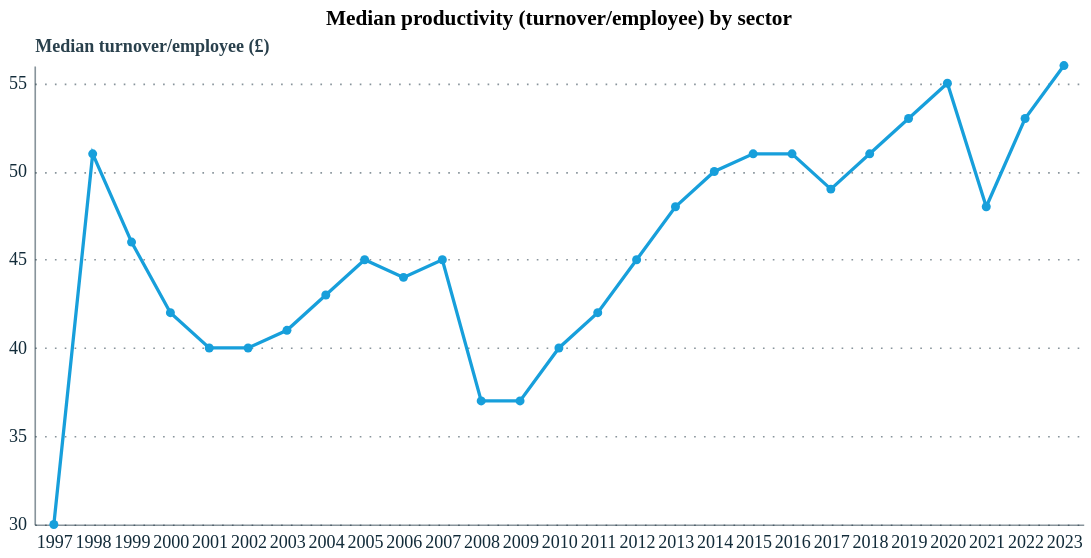

Source (notebook cell):
### Code cell
# Median productivity over time by sector (interactive)
sec_sel5 = alt.binding_select(options=SECTORS, name='Sector: ')
sec_par5 = alt.selection_point(fields=['category'], bind=sec_sel5, value=SECTORS[0])

alt.Chart(prod_s).mark_line(point=True, strokeWidth=2).encode(
    x=alt.X('year:O', title=''),
    y=alt.Y('p50_prod:Q', title='Median turnover/employee (£)', scale=alt.Scale(zero=False)),
    color=alt.Color('category:N', legend=None),
    tooltip=['year:O', 'category:N', alt.Tooltip('p50_prod:Q', format=',.0f')]
).add_params(sec_par5).transform_filter(sec_par5
).properties(title='Median productivity (turnover/employee) by sector', width=640, height=280)

### Figure 1 — Vega-Lite specification as saved in the notebook (floating-point values rounded to 4 significant figures; data arrays with more than 128 entries replaced by an {"elided": "..."} marker saying what was removed)
{"config": {"font": "Circular Std", "mark": {"line": {"interpolate": "linear"}}, "view": {"stroke": "transparent", "width": 400, "height": 300}, "range": {"category": ["#179fdb", "#e6224b", "#f4c245", "#122b39", "#eb5c2e", "#36b7b4"], "diverging": ["#E6224B", "#E54753", "#C9C9C9", "#179FDB", "#122B39"], "heatmap": ["#C9C9C9", "#179FDB", "#0063AF", "#122B39"], "ordinal": ["#00A767", "#36B7B4", "#179FDB", "#0063AF", "#243B5A"]}, "axisX": {"labelColor": "#122b39", "tickColor": "#122b39", "domainColor": "#122b39", "domainOpacity": 0.5, "gridOpacity": 0, "labelFont": "Circular Std", "labelAngle": 0, "labelAlign": "center", "labelFontSize": 11, "labelPadding": 5, "tickCount": 10, "tickSize": 0, "title": ""}, "axisY": {"labelColor": "#122b39", "labelFont": "Circular Std", "tickColor": "#122b39", "domainColor": "#122b39", "gridColor": "#122b39", "gridDash": [1, 5], "gridOpacity": 0.5, "labelPadding": 5, "labelFontSize": 11, "domainOpacity": 0.5, "tickSize": 0, "title": null, "titleAlign": "left", "titleAngle": 0, "titleBaseline": "bottom", "titleColor": "#122b39", "titleOpacity": 0.9, "titleX": 0, "titleY": -7}}, "data": {"name": "data-25e688e80e56262b50c5cf35d15ea3bf"}, "mark": {"type": "line", "point": true, "strokeWidth": 2}, "encoding": {"color": {"field": "category", "legend": null, "type": "nominal"}, "tooltip": [{"field": "year", "type": "ordinal"}, {"field": "category", "type": "nominal"}, {"field": "p50_prod", "format": ",.0f", "type": "quantitative"}], "x": {"field": "year", "title": "", "type": "ordinal"}, "y": {"field": "p50_prod", "scale": {"zero": false}, "title": "Median turnover/employee (£)", "type": "quantitative"}}, "height": 280, "params": [{"name": "param_5", "select": {"type": "point", "fields": ["category"]}, "bind": {"input": "select", "options": ["Agriculture", "Business Support Services", "Construction", "Hospitality", "IT & Computer Services", "Manufacturing", "Other Information Services", "Other Primary Industries", "Other Services", "Professional Services", "Retail Trade", "Social care", "Transport & Logistics", "Utilities", "Wholesale Trade"], "name": "Sector: "}, "value": "Agriculture"}], "title": "Median productivity (turnover/employee) by sector", "transform": [{"filter": {"param": "param_5"}}], "width": 640, "$schema": "https://vega.github.io/schema/vega-lite/v5.20.1.json", "datasets": {"data-25e688e80e56262b50c5cf35d15ea3bf": {"elided": "405 records"}}}
